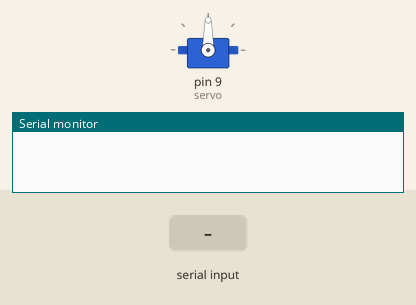
Recording of a sketch running on a simulated Arduino Uno, built with avr-gcc and run on an emulated ATmega328P. Shown: servo, the last lines printed to the serial monitor. Inputs (shaded band) come from the test bench.

Above: at 1.2 s.
1.3 s: "a" received over Serial
At 1.9 s:
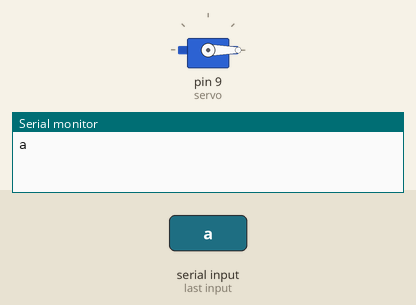
2.9 s: "b" received over Serial
At 4.3 s:
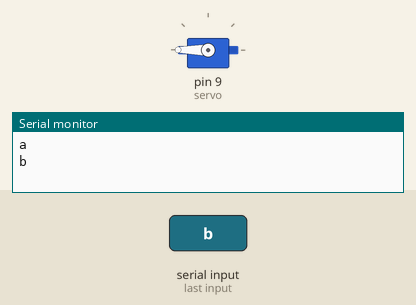
Timing chart, 0 to 5.9 s (numbered marks = the images above; inputs shaded):
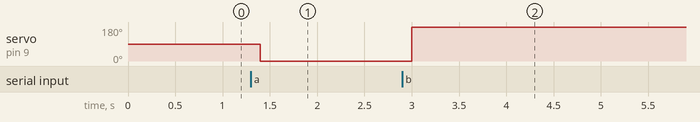

Measured:
- after the input at 1.3 s, servo on pin 9 (servo): 90° → 0° after 0.10 s
- after the input at 2.9 s, servo on pin 9 (servo): 0° → 180° after 0.10 s

The sketch:

robo_com_bluetooth.ino
```cpp
#include <Servo.h>

Servo servo;

char val;

void setup()
{
  Serial.begin(9600);
  servo.attach(9);
}

void loop()
{
  if(Serial.available()>0)
  {
   servo.attach(9);
     val = Serial.read();

    Serial.println(val);

    if(val == 'a')
    {
      servo.write(0);
    }
    if(val == 'b')
    {
      servo.write(180);
    }

  }
    else
    {
      servo.detach();
    }

    delay(100);
}
```
